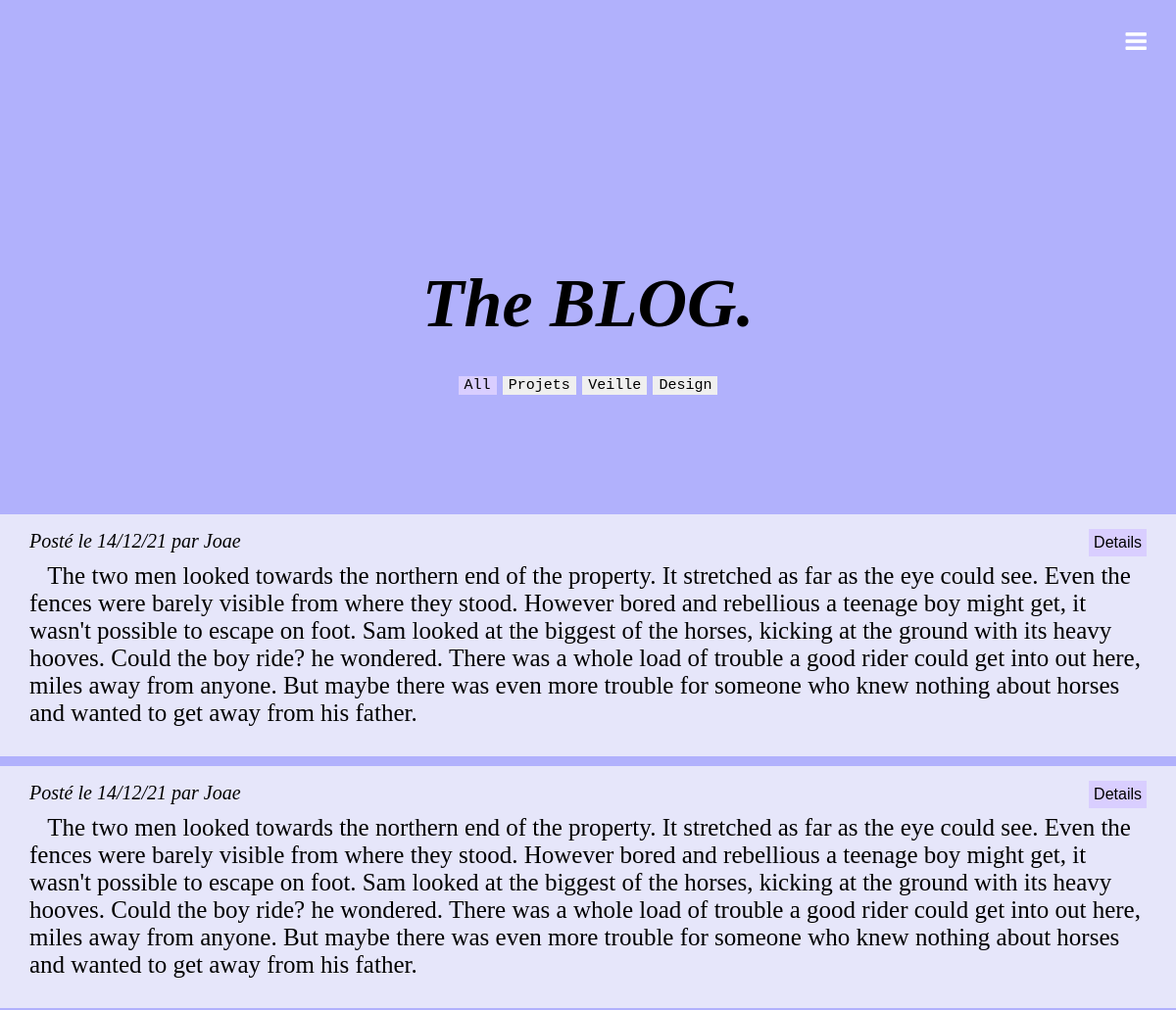
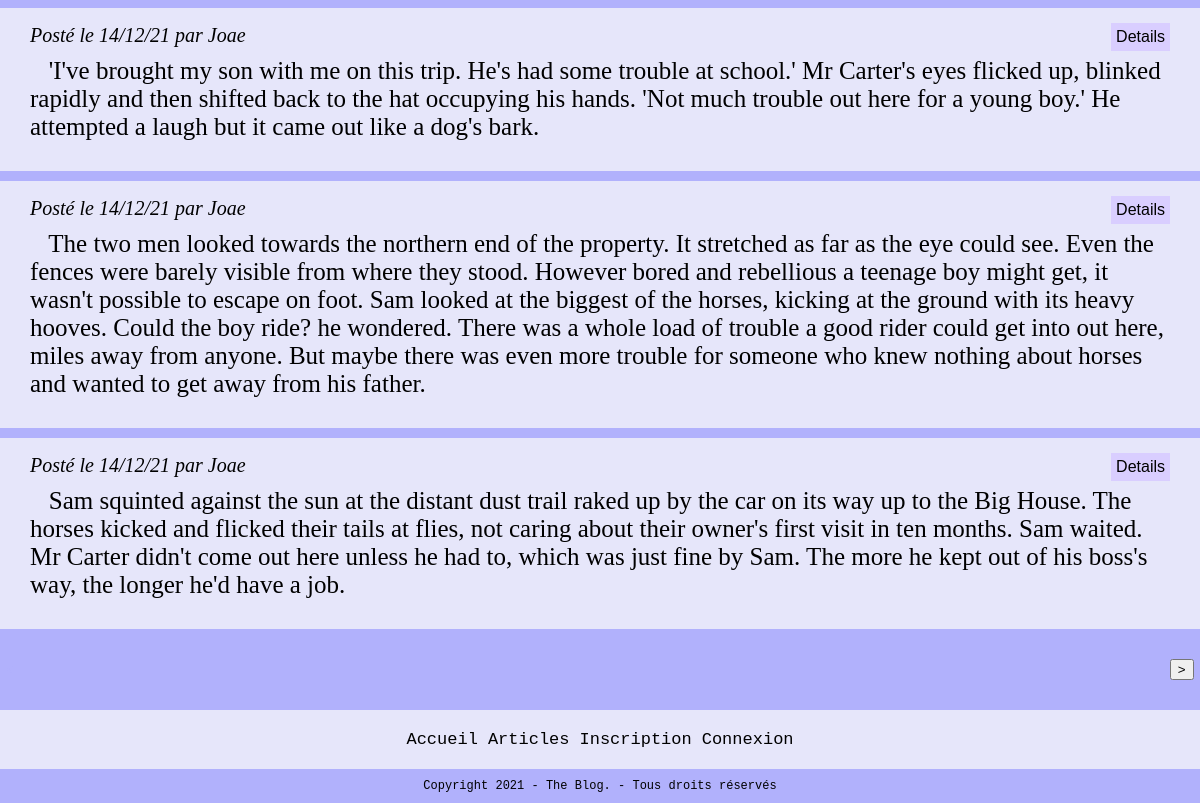
The app's page /articles.php, older data (2 pictures, top to bottom).
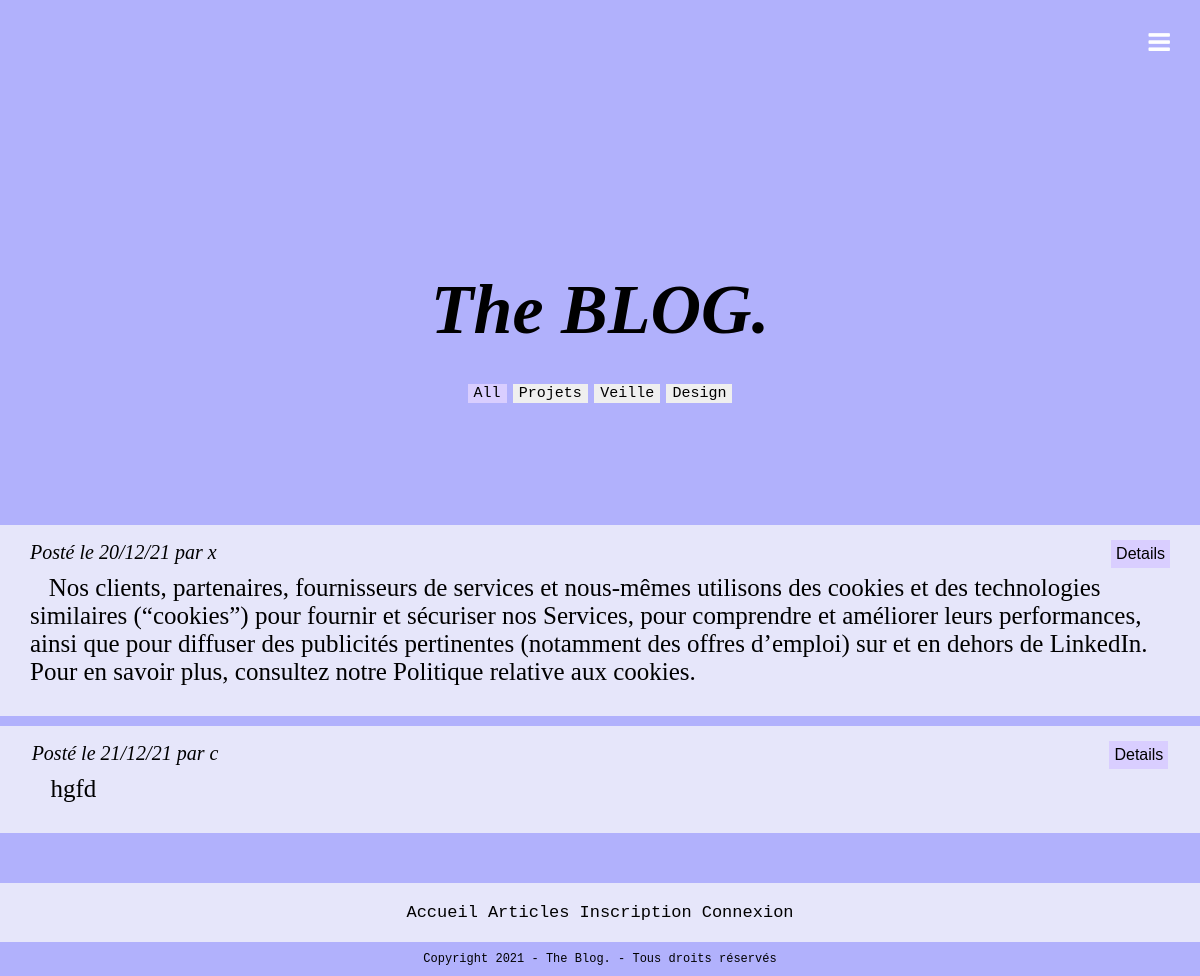
The same page, newer data.
### tables this page shows
CREATE TABLE `articles` (
  `id` int(11) NOT NULL,
  `article` text NOT NULL,
  `id_utilisateur` int(11) NOT NULL,
  `id_categorie` int(11) NOT NULL,
  `date` timestamp NOT NULL DEFAULT CURRENT_TIMESTAMP ON UPDATE CURRENT_TIMESTAMP
);

CREATE TABLE `utilisateurs` (
  `id` int(11) NOT NULL,
  `login` varchar(255) NOT NULL,
  `password` varchar(255) NOT NULL,
  `email` varchar(255) NOT NULL,
  `id_droits` int(11) NOT NULL
);

### articles.php (the view, shortened to what this page needs)
<!DOCTYPE html>
<html>
<head>
  <?php include "head.php";?>
 </head>
 <body>
  <header>
    <?php include "header.php";?>
  </header>
  <main>
  <h1 class="title"><i>The BLOG.  </i></h1>
  <form method="get" class="art_cat">
    <input class ="All" type="submit" name = "All" value="All"></input>
    <input class ="Projets" type="submit" name = "Categorie" value="Projets"></input>
    <input class ="Veille" type="submit" name = "Categorie" value="Veille"></input>
    <input class ="Design" type="submit" name = "Categorie" value="Design"></input>
  </form>
  <div class='index_articles'>
<?php
include "db_link.php";
if(isset($_GET["Categorie"])){
  if($_GET["Categorie"]=="Projets"){
    $sql = "SELECT * FROM articles WHERE id_categorie = 1";
    ?><style>.Projets{background-color : rgb(217, 206, 255);}</style> <?php
  }
  if($_GET["Categorie"]=="Veille"){
    $sql = "SELECT * FROM articles WHERE id_categorie = 2";
    ?><style>.Veille{background-color : rgb(217, 206, 255);}</style> <?php
  }
  if($_GET["Categorie"]=="Design"){
    $sql = "SELECT * FROM articles WHERE id_categorie = 3";
    ?><style>.Design{background-color : rgb(217, 206, 255);}</style> <?php
  }
}
elseif(isset($_GET["All"])){
  $sql = "SELECT * FROM articles ";
  ?><style>.All{background-color : rgb(217, 206, 255);}</style> <?php
}
else{
  $sql = "SELECT * FROM articles ";
  ?><style>.All{background-color : rgb(217, 206, 255);}</style> <?php
}
$query = $conn->query($sql);
$comments = $query->fetch_all();
$sql = "SELECT utilisateurs.id, utilisateurs.login FROM utilisateurs INNER JOIN articles ON articles.id_utilisateur = articles.id" ;
$query = $conn->query($sql);
$users = $query->fetch_all();
$i = 0;
$u = 0;
$arts = array();
foreach(array_reverse($comments) as $comment){
  $arts[$u][] = $comment;
  $i++;
  if ($i == 5){
    $i = 0;
    $u ++;
  }
}
foreach($arts[$_SESSION["page"]] as $article){
  echo "<div>
          <article>";
  foreach($users as $user){
    if ($article[2] == $user[0]){
      $uname = $user[1];
    }
  }
  $date = date_create($article[4]);
  $date = date_format($date, 'd/m/y');
  echo "
  <div class='articles_container'>
    <div class='info_article'>
      <div class='post_info'> Posté le $date par $uname</br>
      </div>
      <div class='read_more'>
        <form action = 'article.php' method = 'get'> <button name ='id' type='submit' value ='$article[0]'> Details </button>
          </form>
      </div>
    </div>
    <div > &nbsp&nbsp $article[1]
    </div>
  </div>
  </div>
  </article>
  ";
}
if(count($comments)>4){
  echo "
    <form method='get'>
    <div class = 'art_arr'>
    <button id ='left' name = 'page' type = 'submit' value='".($_SESSION['page']-1)."'> <</button>
    <button id ='right' name = 'page' type = 'submit' value='".($_SESSION['page']+1)."'> ></button>
    </div>
    </form>";
    ?><style>#left{color : rgb(177, 177, 252);border:none;background-color:rgb(177, 177, 252)}</style> <?php
    ?><style>#right{color : rgb(177, 177, 252);border:none;background-color:rgb(177, 177, 252)}</style> <?php
}
?>
</div>
  </main>
  <footer>
    <?php include "footer.php";?>
  </footer>
</body>
</html>

### head.php (shortened to what this page needs)
<link rel="stylesheet" href="https://cdnjs.cloudflare.com/ajax/libs/font-awesome/4.7.0/css/font-awesome.min.css">
<link rel="stylesheet" href="style.css">

### header.php (shortened to what this page needs)
   <?php
   echo
   "<nav><a href='index.php'> Accueil </a>
   <div class='dropdownArticles'>
      <a class='navA' href='articles.php'> Articles <i class='fa fa-angle-down'></i>
      <div class='dropdown_content'>
       <a href='articles.php?Categorie=Projets'> Projets</a>
       <a href='articles.php?Categorie=Veille'> Veille</a>
       <a href='articles.php?Categorie=Design'> Design</a>
      </div>
   </div>
   ";
   echo"
   <div> <a href='javascript:void(0);' class='icon' onclick='myFunction()'> <i class='fa fa-bars'></i></a> </div> </nav>
 ";
?>

### footer.php (shortened to what this page needs)
   <?php
   echo "
   <div class='footer_container'>
      <div class='sitemap'>
         <a href='index.php'> Accueil </a>
         <a class='navA' href='articles.php'> Articles </a> ";
   if(isset($_SESSION["login"])){
      if(isset($_SESSION['id']['id_droits'])){
         if($_SESSION["id"]['id_droits']==1337){
            echo "<a href='admin.php'> Admin </a>";
         }
         else{
            echo "<a href='profil.php'> Profil </a>";
         }
      }
   }
   else{
      echo "<a href='inscription.php'> Inscription </a>";
   }
   if(isset($_SESSION["login"])){
   echo "
   <form  class ='decoform_footer'method='get'>
         <input class='deco_footer'  type='submit' name='deco' value='Se déconnecter'></input>
         </form>";
   }
   else{
   echo "<a href='connexion.php'> Connexion </a>";
   }
   echo "
         </div>
      <div class ='social'>
      </div>
   </div>
   <p id='copyright'>Copyright 2021 - The Blog. - Tous droits réservés<p>
   "
?>

### style.css (style rules this page uses)
* { box-sizing: border-box; margin : 0; }
body { background-color: rgb(177, 177, 252); font-family : Georgia, serif; font-size : 25px; }
main { display : flex; flex-direction : column; }
header { display : flex; flex-direction: row; justify-content: flex-end; align-items: flex-end; gap : 20px; padding : 30px; }
header a { font-family: monospace; text-decoration: none; font-size : 17px; color:white; transition-timing-function: ease-in-out; transition-timing-function: cubic-bezier(0.42, 0, 1, 1); transition-duration: 300ms; padding-bottom : 10px; }
nav { display : flex; flex-direction : row; gap : 20px; }
nav .icon { display: none; background-color :transparent !important; }
@media screen and (max-width: 1200px) { nav a { display: none; } }
@media screen and (max-width: 1200px) { nav a.icon { display:flex; font-size : 25px; } }
@media screen and (max-width: 1200px) { nav { justify-content: flex-end; } }
.sitemap { display : flex; flex-direction : row; font-size : 12px; gap : 10px; }
.sitemap a { font-size : 17px; color: black; }
.footer_container { margin-top: 200px; display : flex; flex-direction : column; align-items : center; background-color : lavender; padding : 20px; border : auto; margin-top: 50px; font-family: monospace; }
#copyright { text-align: center; padding: 10px; font-size:12px; font-family : monospace; letter-spacing :0.01px; }
.post_info { width : 100%; font-style : italic; }
.read_more { width: 100px; }
.title { display : flex; flex-direction: column; justify-content: center; align-items:center; height: 430px; font-size : 70px; }
footer { font-size : 10px; }
.index_articles { display : flex; flex-direction :column; gap : 10px; }
.index_articles article { background-color : lavender; width : 1200px; display : flex ; flex-direction: column; justify-content: center; align-items:center; box-sizing: border-box; padding: 30px; }
footer a { text-decoration : none; color: white; font-size : 30px; }
main { display : flex; flex-direction : column; justify-content: center; align-items: center; }
.info_article { display :flex; flex-direction : row; justify-content: flex-start; align-items: flex-start; width : 100%; gap : 850px; font-size : 20px; line-height : 35px; padding-bottom : 4px; margin-top : -20px; }
.info_article button { border :none; font-size : 16px; padding : 5px; background-color:rgb(217, 206, 255); cursor : pointer; }
.art_cat { margin-top : -150px; margin-bottom : 122px; }
.art_cat input { border :none; font-family : monospace; font-size : 15px; }
.art_arr { display : flex; gap : 1150px; color : black; padding-top: 20px; margin-bottom: -20px; }
#right { cursor: pointer; }
#left { cursor: pointer; }

### articles.php (style rules this page uses)
.All { background-color : rgb(217, 206, 255); }
#left { color : rgb(177, 177, 252);border:none;background-color:rgb(177, 177, 252) }

Row changes from the older to the newer data that the page shows:
removed articles: date "14/12/21", id_utilisateur.login "Joae", $article[0] 18 (drawn), article "The two men looked towards the northern end of the property. It stretched as far as the eye could see. Even the fences were barely visible from where they stood. However bored and rebellious a teenage boy might get, it wasn't possible to escape on foot. Sam looked at the biggest of the horses, kicking at the ground with its heavy hooves. Could the boy ride? he wondered. There was a whole load of trouble a good rider could get into out here, miles away from anyone. But maybe there was even more trouble for someone who knew nothing about horses and wanted to get away from his father."
removed articles: date "14/12/21", id_utilisateur.login "Joae", $article[0] 17 (drawn), article "The two men looked towards the northern end of the property. It stretched as far as the eye could see. Even the fences were barely visible from where they stood. However bored and rebellious a teenage boy might get, it wasn't possible to escape on foot. Sam looked at the biggest of the horses, kicking at the ground with its heavy hooves. Could the boy ride? he wondered. There was a whole load of trouble a good rider could get into out here, miles away from anyone. But maybe there was even more trouble for someone who knew nothing about horses and wanted to get away from his father."
removed articles: date "14/12/21", id_utilisateur.login "Joae", $article[0] 16 (drawn), article "'I've brought my son with me on this trip. He's had some trouble at school.' Mr Carter's eyes flicked up, blinked rapidly and then shifted back to the hat occupying his hands. 'Not much trouble out here for a young boy.' He attempted a laugh but it came out like a dog's bark."
removed articles: date "14/12/21", id_utilisateur.login "Joae", $article[0] 12 (drawn), article "The two men looked towards the northern end of the property. It stretched as far as the eye could see. Even the fences were barely visible from where they stood. However bored and rebellious a teenage boy might get, it wasn't possible to escape on foot. Sam looked at the biggest of the horses, kicking at the ground with its heavy hooves. Could the boy ride? he wondered. There was a whole load of trouble a good rider could get into out here, miles away from anyone. But maybe there was even more trouble for someone who knew nothing about horses and wanted to get away from his father."
removed articles: date "14/12/21", id_utilisateur.login "Joae", $article[0] 11 (drawn), article "Sam squinted against the sun at the distant dust trail raked up by the car on its way up to the Big House. The horses kicked and flicked their tails at flies, not caring about their owner's first visit in ten months. Sam waited. Mr Carter didn't come out here unless he had to, which was just fine by Sam. The more he kept out of his boss's way, the longer he'd have a job."
now on this page (row edited): articles: date "20/12/21", id_utilisateur.login "x", $article[0] 1 (drawn), article "Nos clients, partenaires, fournisseurs de services et nous-mêmes utilisons des cookies et des technologies similaires (“cookies”) pour fournir et sécuriser nos Services, pour comprendre et améliorer leurs performances, ainsi que pour diffuser des publicités pertinentes (notamment des offres d’emploi) sur et en dehors de LinkedIn. Pour en savoir plus, consultez notre Politique relative aux cookies."
now on this page (row edited): articles: date "21/12/21", id_utilisateur.login "c", $article[0] 9 (drawn), article "hgfd"
